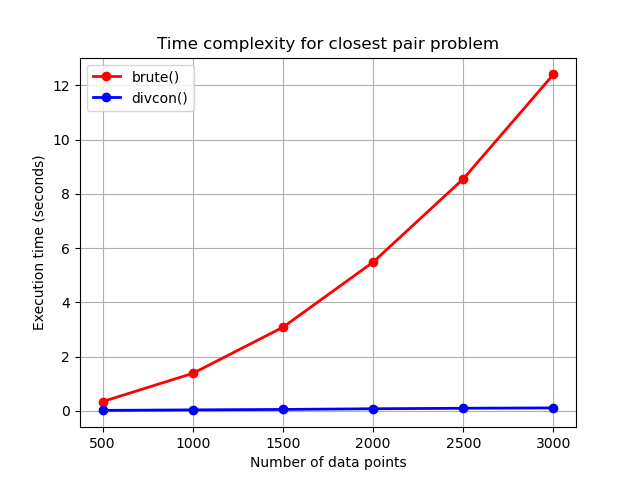

Write Python code to recreate this figure.
#! /usr/bin/env python3
#
def closest_pair_divcon_test ( ):

#*****************************************************************************80
#
## closest_pair_divcon_test() tests closest_pair_divcon().
#
#  Licensing:
#
#    This code is distributed under the MIT license.
#
#  Modified:
#
#    13 August 2024
#
#  Author:
#
#    John Burkardt
#
  import matplotlib.pyplot as plt
  import numpy as np
  import platform

  print ( '' )
  print ( 'closest_pair_divcon_test()' )
  print ( '  python version: ' + platform.python_version ( ) )
  print ( '  numpy version:  ' + np.version.version )
  print ( '  Test closest_pair_divcon().' )
#
#  Solve a sequence of problems of increasing size N.
#
  nvec = np.array ( [ 500, 1000, 1500, 2000, 2500, 3000 ] )
  n = len ( nvec )
  s1vec = np.zeros ( n )
  s2vec = np.zeros ( n )

  for i in range ( 0, n ):
    n = nvec[i]
    s1vec[i], s2vec[i] = closest_pair_divcon_test01 ( n )

  plt.clf ( )
  plt.plot ( nvec, s1vec, '-ro', linewidth = 2 )
  plt.plot ( nvec, s2vec, '-bo', linewidth = 2 )
  plt.grid ( 'on' )
  plt.xlabel ( 'Number of data points' )
  plt.ylabel ( 'Execution time (seconds)' )
  plt.title ( 'Time complexity for closest pair problem' )
  plt.legend ( [ 'brute()', 'divcon()' ] )
  filename = 'closest_pair_divcon.png'
  plt.savefig ( filename )
  print ( '  Graphics saved as "' + filename + '"' )
#
#  Terminate.
#
  print ( '' )
  print ( 'closest_pair_divcon_test():' )
  print ( '  Normal end of execution.' )

  return

def closest_pair_divcon_test01 ( n ):

#*****************************************************************************80
#
## closest_pair_divcon_test01() tests closest_pair_divcon().
#
#  Licensing:
#
#    This code is distributed under the MIT license.
#
#  Modified:
#
#    13 August 2024
#
#  Author:
#
#    John Burkardt
#
#  Input:
#
#    integer n: the number of points.
#
#  Output:
#
#    real s1, s2: execution time in seconds for brute() and divcon().
#
  from numpy.random import default_rng
  import time

  rng = default_rng ( )
  z = rng.random ( size = [ n, 2 ] )

  s1 = time.time ( )
  d, i, j = brute ( z )
  s1 = time.time ( ) - s1

  s2 = time.time ( )
  d, i, j = divcon ( z )
  s2 = time.time ( ) - s2

  print ( '' )
  print ( '  Points n = ', n )
  print ( '  brute() time = ', s1, ' seconds' )
  print ( '  divcon time  = ', s2, ' seconds' )
  print ( '  z(', i, ') = ', z[i,:] )
  print ( '  z(', j, ') = ', z[j,:] )
  print ( '  ||z(', i, ')-z(', j, ')|| = ', d )

  return s1, s2

def brute ( z ):

#*****************************************************************************80
#
## brute() finds closest pair of points in 2d using brute force.
#
#  License:
#
#    This code is distributed under the MIT license.
#
#  Modified:
#
#    13 August 2024
#
#  Author:
#
#    Original MATLAB code by Cleve Moler.
#    This version by John Burkardt.
#
#  Reference:
#
#    Cleve Moler,
#    https://blogs.mathworks.com/cleve/2024/03/28/closest-pair-of-points-problem/
#    Closest pair of points problem,
#    28 March 2024.
#
#  Input:
#
#    real z[n,2]: the X and Y coordinates of n points.
#
#  Output:
#
#    real d: the distance of the closest pair.
#
#    integer i, j: the indices of the closest pair.
#
  import numpy as np

  n = len ( z )
  d = np.inf 
  i = -1
  j = -1

  for i2 in range ( 0, n ):
    for j2 in range ( i2 + 1, n ):
      d2 = np.linalg.norm ( z[i2,:] - z[j2,:] )
      if ( d2 < d ):
        d = d2
        i = i2
        j = j2

  return d, i, j

def center_strip ( z, din ):

#*****************************************************************************80
#
## center_strip() examines the strip of half-width d about the center point.
#
#  License:
#
#    This code is distributed under the MIT license.
#
#  Modified:
#
#    13 August 2024
#
#  Author:
#
#    Original MATLAB code by Cleve Moler.
#    This version by John Burkardt.
#
#  Reference:
#
#    Cleve Moler,
#    https://blogs.mathworks.com/cleve/2024/03/28/closest-pair-of-points-problem/
#    Closest pair of points problem,
#    28 March 2024.
#
#  Input:
#
#    real z[n,2]: the X and Y coordinates of the points.
#
#    real din: the width of the center strip.
#
#  Output:
#
#    real d: the distance of the closest pair in the strip.
#
#    integer kout, jout: the indices of the closest pair in the strip.
#
  import numpy as np

  n = len ( z )
  m = n // 2
  xh = z[m,0]
  d = din
#
#  It's hard to believe that the output of argsort() works this way.
#
  p = np.argsort ( z[:,1] )
  z = z[p]
#
#  Collect points S in the strip.
#  Careful to use append() correctly here.
#
  s = np.zeros ( [ 0, 2 ] )
  ks = np.zeros ( 0, dtype = int )
  ns = 0
  for k in range ( 0, n ):
    if ( np.abs ( z[k,0] - xh ) < d ):
      s = np.append ( s, [z[k,:]], axis = 0 )
      ks = np.append ( ks, [ k ] )
      ns = ns + 1
#
#  Now check pairs in the strip.
#
  kout = np.nan
  jout = np.nan
  for k in range ( 0, ns ):
    for j in range ( k + 1, ns ):
      if ( ( s[j,1] - s[k,1] ) < d and \
          np.linalg.norm ( s[k,:] - s[j,:] ) < d ):
        d = np.linalg.norm  ( s[j,:] - s[k,:] )
        kout = p[ks[k]]
        jout = p[ks[j]]

  return d, kout, jout

def divcon ( z, p = None ):

#*****************************************************************************80
#
## divcon() finds the closest pair of points in 2d using divide and conquer.
#
#  Discussion:
#
#    The algorithm is recursive, and uses an auxilliary function center_strip()
#    to examine the center strip.
#
#  License:
#
#    This code is distributed under the MIT license.
#
#  Modified:
#
#    13 August 2024
#
#  Author:
#
#    Original MATLAB code by Cleve Moler.
#    This version by John Burkardt.
#
#  Reference:
#
#    Cleve Moler,
#    https://blogs.mathworks.com/cleve/2024/03/28/closest-pair-of-points-problem/
#    Closest pair of points problem,
#    28 March 2024.
#
#  Input:
#
#    real z[n,2]: the X and Y coordinates of the points.
#
#    integer p(n): an index of the points, sorted by the real part,
#    which is generally not included in the user level call, but is
#    internally generated on the first call and passed to the recursive
#    calls.
#
#  Output:
#
#    real d: the distance of the closest pair.
#
#    integer i, j: the indices of the closest pair.
#
  import numpy as np

  n = len ( z )

  if ( n <= 3 ):
    d, kout, jout = brute ( z )
    return d, kout, jout
#
#  Sort Z=(x,y) based on x.
#  It's hard to believe that the output of argsort() works this way.
#
  if ( p is None ):
    p = np.argsort ( z[:,0] )
    z = z[p]
  else:
    p = np.arange ( 0, n, dtype = int )

  m = n // 2
#
#  Left half.
#
  dl, kl, jl = divcon ( z[0:m,:], True )
#
#  Right half.
#
  dr, kr, jr = divcon ( z[m:,:], True )
#
#  Remember the better of the left and right results.
#
  if ( dl < dr ):
    d = dl 
    k = kl
    j = jl
  else:
    d = dr
    k = kr + m
    j = jr + m
#
#  Center strip.
#
  ds, ks, js = center_strip ( z, d )

  if ( ds < d ):
    d = ds
    k = ks
    j = js

  kout = min ( p[k], p[j] )
  jout = max ( p[k], p[j] )

  return d, kout, jout

def timestamp ( ):

#*****************************************************************************80
#
## timestamp() prints the date as a timestamp.
#
#  Licensing:
#
#    This code is distributed under the MIT license. 
#
#  Modified:
#
#    21 August 2019
#
#  Author:
#
#    John Burkardt
#
  import time

  t = time.time ( )
  print ( time.ctime ( t ) )

  return

if ( __name__ == '__main__' ):
  timestamp ( )
  closest_pair_divcon_test ( )
  timestamp ( )
